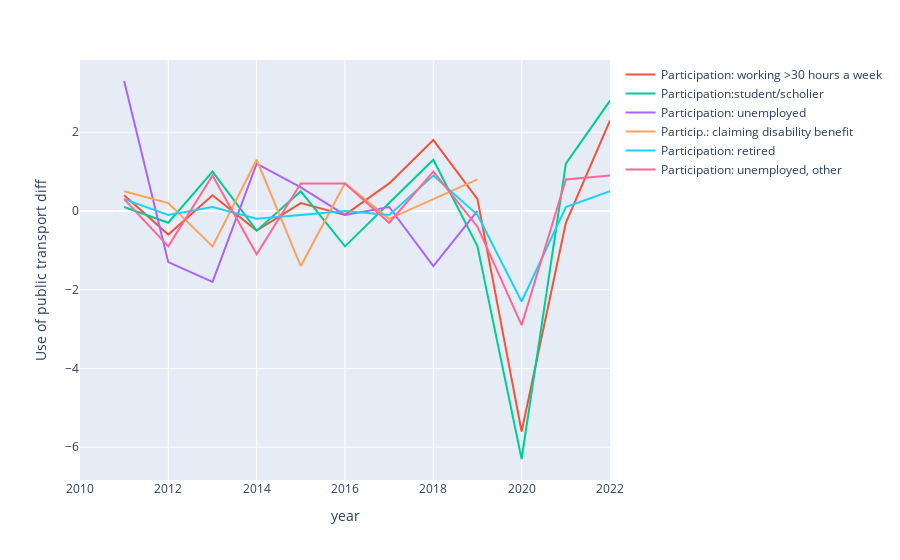

The notebook cell saved with this chart:
### Code cell
dict_draw(d, particip, 'Use of public transport diff')

### Figure 1 — Plotly figure (JSON) as saved in the notebook; plotly's stock layout.template omitted (floating-point values rounded to 4 significant figures)
{"data": [{"hovertemplate": "<extra></extra>", "legendgroup": "", "line": {"color": "#636efa", "dash": "solid"}, "marker": {"symbol": "circle"}, "mode": "lines", "name": "", "orientation": "v", "showlegend": false, "type": "scatter", "xaxis": "x", "yaxis": "y"}, {"mode": "lines", "name": "Participation: working >30 hours a week", "type": "scatter", "x": ["2010-01-01T00:00:00", "2011-01-01T00:00:00", "2012-01-01T00:00:00", "2013-01-01T00:00:00", "2014-01-01T00:00:00", "2015-01-01T00:00:00", "2016-01-01T00:00:00", "2017-01-01T00:00:00", "2018-01-01T00:00:00", "2019-01-01T00:00:00", "2020-01-01T00:00:00", "2021-01-01T00:00:00", "2022-01-01T00:00:00"], "y": [null, 0.4, -0.6, 0.4, -0.5, 0.2, -0.1, 0.7, 1.8, 0.3, -5.6, -0.3, 2.3]}, {"mode": "lines", "name": "Participation:student/scholier", "type": "scatter", "x": ["2010-01-01T00:00:00", "2011-01-01T00:00:00", "2012-01-01T00:00:00", "2013-01-01T00:00:00", "2014-01-01T00:00:00", "2015-01-01T00:00:00", "2016-01-01T00:00:00", "2017-01-01T00:00:00", "2018-01-01T00:00:00", "2019-01-01T00:00:00", "2020-01-01T00:00:00", "2021-01-01T00:00:00", "2022-01-01T00:00:00"], "y": [null, 0.1, -0.3, 1, -0.5, 0.5, -0.9, 0.2, 1.3, -0.9, -6.3, 1.2, 2.8]}, {"mode": "lines", "name": "Participation: unemployed", "type": "scatter", "x": ["2010-01-01T00:00:00", "2011-01-01T00:00:00", "2012-01-01T00:00:00", "2013-01-01T00:00:00", "2014-01-01T00:00:00", "2015-01-01T00:00:00", "2016-01-01T00:00:00", "2017-01-01T00:00:00", "2018-01-01T00:00:00", "2019-01-01T00:00:00", "2020-01-01T00:00:00", "2021-01-01T00:00:00", "2022-01-01T00:00:00"], "y": [null, 3.3, -1.3, -1.8, 1.2, 0.6, -0.1, 0.1, -1.4, 0, null, null, 1.2]}, {"mode": "lines", "name": "Particip.: claiming disability benefit", "type": "scatter", "x": ["2010-01-01T00:00:00", "2011-01-01T00:00:00", "2012-01-01T00:00:00", "2013-01-01T00:00:00", "2014-01-01T00:00:00", "2015-01-01T00:00:00", "2016-01-01T00:00:00", "2017-01-01T00:00:00", "2018-01-01T00:00:00", "2019-01-01T00:00:00", "2020-01-01T00:00:00", "2021-01-01T00:00:00", "2022-01-01T00:00:00"], "y": [null, 0.5, 0.2, -0.9, 1.3, -1.4, 0.7, -0.2, 0.3, 0.8, null, null, null]}, {"mode": "lines", "name": "Participation: retired", "type": "scatter", "x": ["2010-01-01T00:00:00", "2011-01-01T00:00:00", "2012-01-01T00:00:00", "2013-01-01T00:00:00", "2014-01-01T00:00:00", "2015-01-01T00:00:00", "2016-01-01T00:00:00", "2017-01-01T00:00:00", "2018-01-01T00:00:00", "2019-01-01T00:00:00", "2020-01-01T00:00:00", "2021-01-01T00:00:00", "2022-01-01T00:00:00"], "y": [null, 0.3, -0.1, 0.1, -0.2, -0.1, 0, -0.1, 0.9, -0.1, -2.3, 0.1, 0.5]}, {"mode": "lines", "name": "Participation: unemployed, other", "type": "scatter", "x": ["2010-01-01T00:00:00", "2011-01-01T00:00:00", "2012-01-01T00:00:00", "2013-01-01T00:00:00", "2014-01-01T00:00:00", "2015-01-01T00:00:00", "2016-01-01T00:00:00", "2017-01-01T00:00:00", "2018-01-01T00:00:00", "2019-01-01T00:00:00", "2020-01-01T00:00:00", "2021-01-01T00:00:00", "2022-01-01T00:00:00"], "y": [null, 0.3, -0.9, 0.9, -1.1, 0.7, 0.7, -0.3, 1, -0.4, -2.9, 0.8, 0.9]}], "layout": {"legend": {"tracegroupgap": 0}, "margin": {"t": 60}, "xaxis": {"anchor": "y", "domain": [0, 1], "title": {"text": "year"}}, "yaxis": {"anchor": "x", "domain": [0, 1], "title": {"text": "Use of public transport diff"}}}}
